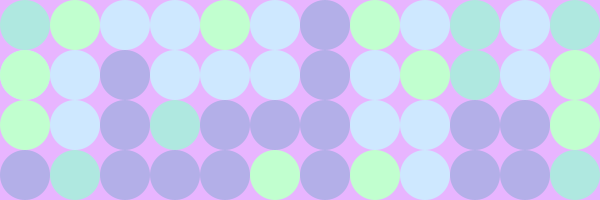
Frame 1 (no input)
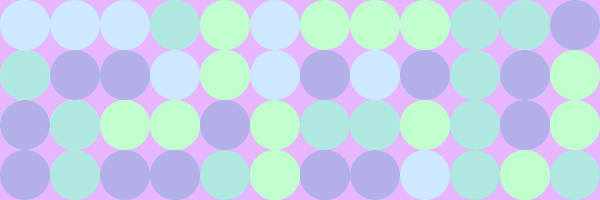
Frame 60 (the mouse pressed at the canvas centre just before this capture)
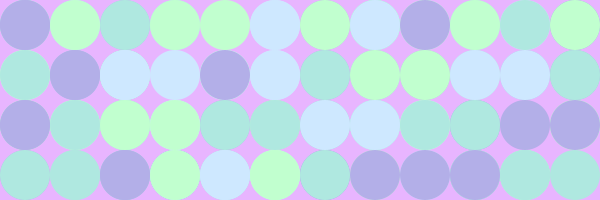
Frame 120 (the mouse held since frame 60 and released just before this capture)

The Processing sketch that drew these frames (run headless with seeded random() and noise(); from frame 60 on, the mouse is pressed at the canvas centre):

// Processing sketch: processing_160024
// ── processing_160024.pde

//loopie loops

//color[] dessert = {#9F9694, #791F33, #BA3D49, #F1E6D4, #E2E1DC};
//color[] palette = dessert;

color[] pastel    = {#E8B5FF, #B3AFE8, #CEE8FF, #AFE8E0, #C1FFCF};
color[] palette   = pastel;

int s = 50;

void setup(){
  size(600, 200);
  background(palette[0]);
  smooth();
  noStroke();
  
  for(int x = 0; x < width; x+= s){
    for(int y = 0; y < height; y +=s){
      fill(palette[int(random(1, 5))]);
      ellipseMode(CORNER);
      ellipse(x, y, s, s);
      noStroke();
    }
  }
}

void draw(){
  fill(palette[int(random(1, 5))]);
  int x = int(random(width/s))*s;
  int y = int(random(height/s))*s;
  ellipseMode(CORNER);
  ellipse(x, y, s, s);
  noStroke();
}
